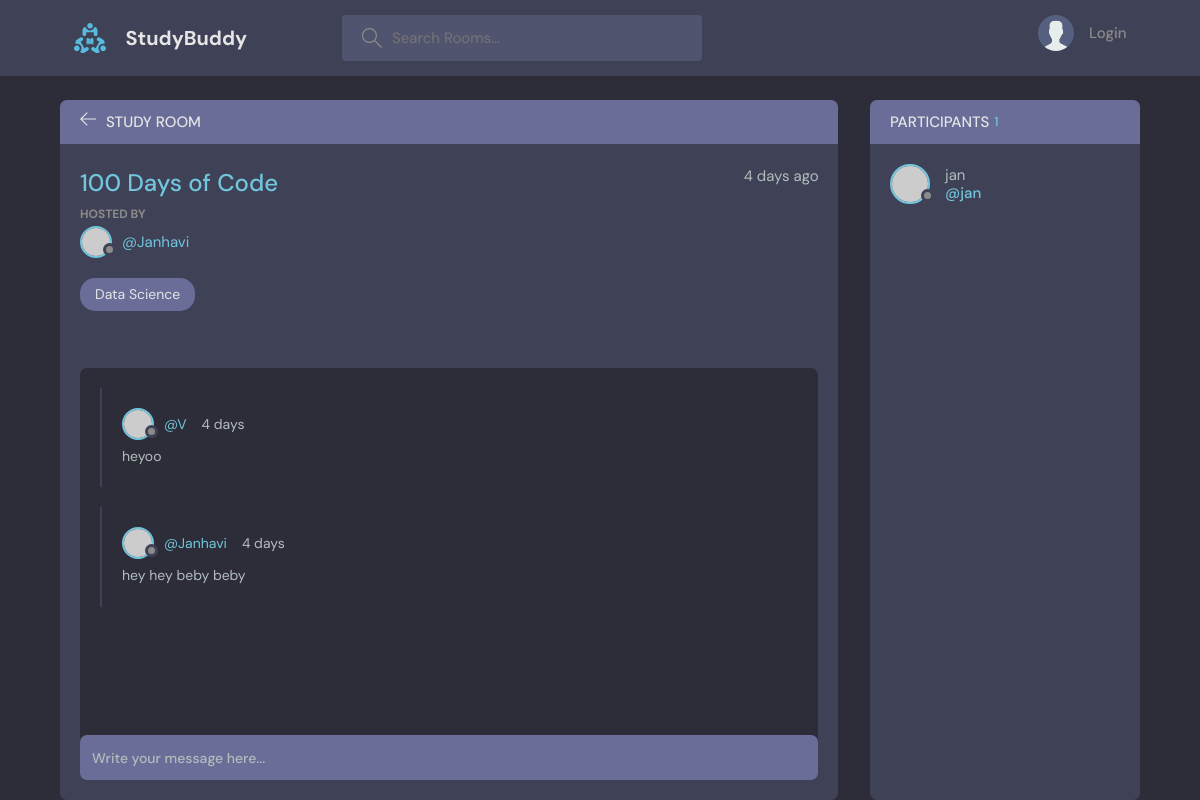
The app's page /room/2 with its own data.
### base/models.py (models this page shows, shortened)
class Roomy(models.Model):
    host = models.ForeignKey(User,on_delete=models.SET_NULL,null=True)
    topic = models.ForeignKey(Topic,on_delete=models.SET_NULL,null=True)
    name = models.CharField(max_length=200)
    description = models.TextField(null=True,blank=True) #null field is allowed
    participants = models.ManyToManyField(User,related_name='participants',blank=True)
    updated = models.DateTimeField(auto_now=True) #takes a snapshot on everytime we save the room
    created = models.DateTimeField(auto_now_add=True) #takes snapshot when we first create the room
    class Meta:
        ordering = ['-updated','-created']

class Topic(models.Model):
    name = models.CharField(max_length=200)
    def __str__(self):
        return self.name

class Message(models.Model):
    user = models.ForeignKey(User,on_delete=models.CASCADE)
    room = models.ForeignKey(Roomy,on_delete=models.CASCADE) #if a room gets deleted all the messages gets deleted
    body = models.TextField()
    updated = models.DateTimeField(auto_now=True) #takes a snapshot on everytime we save/edit the post
    created = models.DateTimeField(auto_now_add=True) #takes snapshot when we first create the post
    class Meta:
        ordering = ['-updated','-created']

### base/views.py (the view, shortened to what this page needs)
# urls.py: path('room/<str:p>',views.room,name="room"),
def room(request,p):
    rm2 = Roomy.objects.get(id=p)
    msg=rm2.message_set.all().order_by('-created') #give us a set of messages that are related to this specific room
    participants = rm2.participants.all()
    context = {'room':rm2,'room_messages':msg,'participants':participants}
    return render(request, 'base/room.html',context)

### base/templates/base/room.html (shortened to what this page needs)
{% extends 'main.html' %}
{% block content %}
    <main class="profile-page layout layout--2">
      <div class="container">
        <div class="room">
          <div class="room__top">
            <div class="room__topLeft">
              <a href="{% url 'home' %}">
                <svg version="1.1" xmlns="http://www.w3.org/2000/svg" width="32" height="32" viewBox="0 0 32 32">
                  <title>arrow-left</title>
                  <path
                    d="M13.723 2.286l-13.723 13.714 13.719 13.714 1.616-1.611-10.96-10.96h27.625v-2.286h-27.625l10.965-10.965-1.616-1.607z"
                  ></path>
                </svg>
              </a>
              <h3>Study Room</h3>
            </div>
          </div>
          <div class="room__box scroll">
            <div class="room__header scroll">
              <div class="room__info">
                <h3>{{room.name}}</h3>
                <span>{{room.created|timesince}} ago</span>
              </div>
              <div class="room__hosted">
                <p>Hosted By</p>
                <a href="{% url 'user-profile' room.host.id %}" class="room__author">
                  <div class="avatar avatar--small">
                    <img src="https://randomuser.me/api/portraits/men/37.jpg" />
                  </div>
                  <span>@{{room.host}}</span>
                </a>
              </div>
              <span class="room__topics">{{room.topic}}</span>
            </div>
            <div class="room__conversation">
              <div class="threads scroll">
                {% for message in room_messages %}
                <div class="thread">
                  <div class="thread__top">
                    <div class="thread__author">
                      <a href="{% url 'user-profile' message.user.id %}" class="thread__authorInfo">
                        <div class="avatar avatar--small">
                          <img src="https://randomuser.me/api/portraits/men/37.jpg" />
                        </div>
                        <span>@{{message.user.username}}</span>
                      </a>
                      <span class="thread__date">{{message.created|timesince}}</span>
                    </div>
                  </div>
                  <div class="thread__details">
                    {{message.body}}
                  </div>
                </div>
                {% endfor %}
              </div>
            </div>
          </div>
          <div class="room__message">
            <form action="#"><input name="" placeholder="Write your message here..." /></form>
          </div>
        </div>
        <div class="participants">
          <h3 class="participants__top">Participants <span>{{participants.count}}</span></h3>
          <div class="participants__list scroll">
            {% for user in participants %}
            <a href="{% url 'user-profile' user.id %}" class="participant">
              <div class="avatar avatar--medium">
                <img src="https://randomuser.me/api/portraits/men/37.jpg" />
              </div>
              <p>
                {{user.username}}
                <span>@{{user.username}}</span>
              </p>
            </a>
            {% endfor %}
          </div>
        </div>
      </div>
    </main>
  {% endblock %}

### records on screen
Roomy: name "100 Days of Code", created "4 days", host "Janhavi", topic "Data Science"
Message: user.username "V", created "4 days", body "heyoo"
Message: user.username "Janhavi", created "4 days", body "hey hey beby beby"

### other values on screen
{{ participants.count }} "1"
{{ user.username }} "jan"
